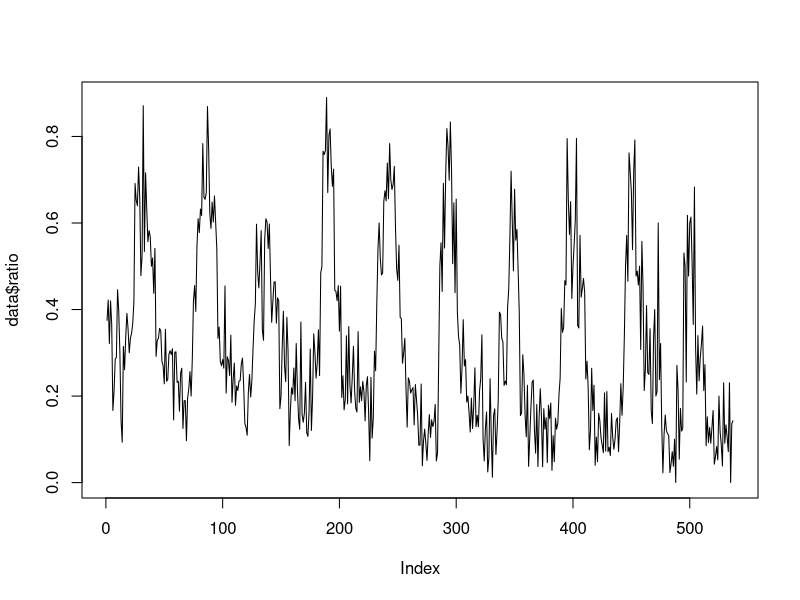
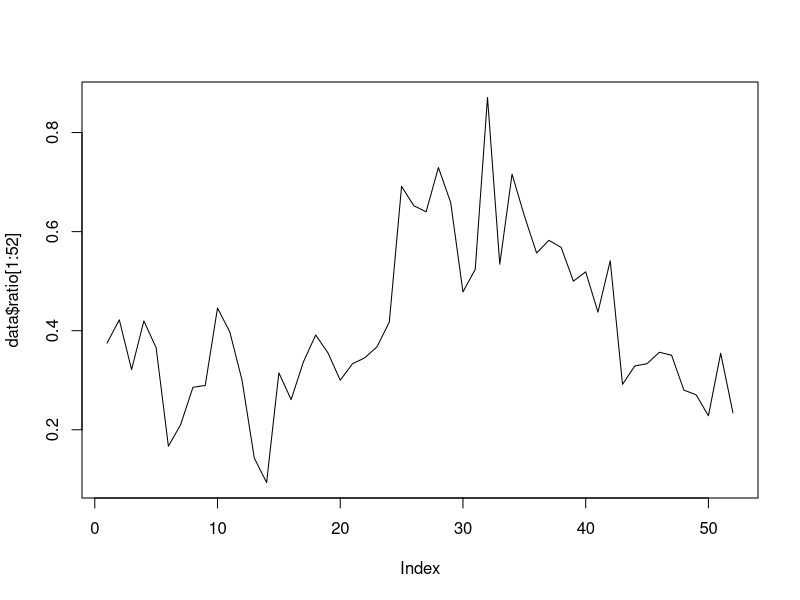
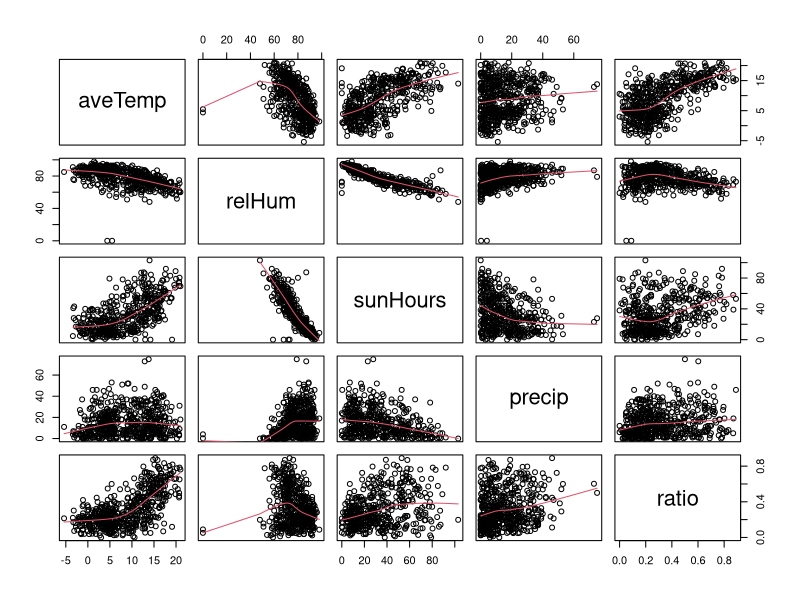

The R script that drew these images, in order: (Note: this script raises an error after producing the figures.)
dev.off() 
rm(list=ls())

data <- read.table("case2regionsOnePerBatch.txt",header=T)

#visualization of the data
data$ratio <- (data$pos/data$total)

plot(data$ratio,typ="l")
plot(data$ratio[1:52],typ="l")

names(data)
data.primary <- data[,c("aveTemp","relHum","sunHours","precip","ratio")]

#plot of the correlation between variables
pairs(data.primary,panel=panel.smooth)

#install.packages("tree")
#library(tree)
model1<-tree(ratio~.,data.primary)

plot(model1)
text(model1)
#split the aveTemp in 11.25

#install.packages("mgcv")
library(mgcv)
par(mfrow=c(2,2))
model2<-gam(ratio~s(aveTemp)+s(relHum)+s(sunHours)+s(precip),data=data.primary)
summary(model2)
plot(model2)




lm1 <- lm(ratio~.,data.primary)

anova(lm1)
lm2 <- step(lm1)
